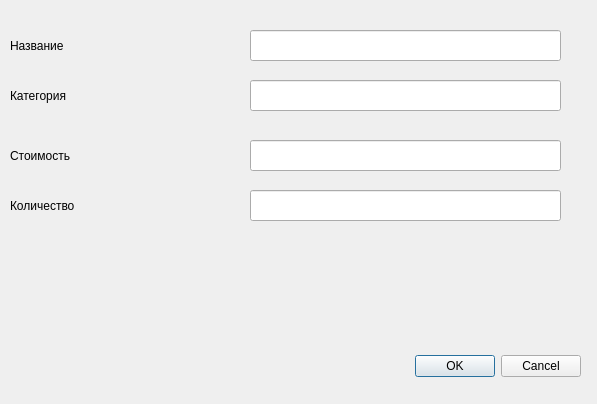
<?xml version="1.0" encoding="UTF-8"?>
<ui version="4.0">
 <class>Dialog</class>
 <widget class="QDialog" name="Dialog">
  <property name="geometry">
   <rect>
    <x>0</x>
    <y>0</y>
    <width>597</width>
    <height>404</height>
   </rect>
  </property>
  <property name="windowTitle">
   <string>Dialog</string>
  </property>
  <widget class="QDialogButtonBox" name="buttonBox">
   <property name="geometry">
    <rect>
     <x>240</x>
     <y>350</y>
     <width>341</width>
     <height>32</height>
    </rect>
   </property>
   <property name="orientation">
    <enum>Qt::Orientation::Horizontal</enum>
   </property>
   <property name="standardButtons">
    <set>QDialogButtonBox::StandardButton::Cancel|QDialogButtonBox::StandardButton::Ok</set>
   </property>
  </widget>
  <widget class="QLabel" name="label">
   <property name="geometry">
    <rect>
     <x>10</x>
     <y>30</y>
     <width>211</width>
     <height>31</height>
    </rect>
   </property>
   <property name="text">
    <string>Название</string>
   </property>
  </widget>
  <widget class="QLineEdit" name="name">
   <property name="geometry">
    <rect>
     <x>250</x>
     <y>30</y>
     <width>311</width>
     <height>31</height>
    </rect>
   </property>
   <property name="text">
    <string/>
   </property>
  </widget>
  <widget class="QLabel" name="label_2">
   <property name="geometry">
    <rect>
     <x>10</x>
     <y>80</y>
     <width>211</width>
     <height>31</height>
    </rect>
   </property>
   <property name="text">
    <string>Категория</string>
   </property>
  </widget>
  <widget class="QLineEdit" name="category">
   <property name="geometry">
    <rect>
     <x>250</x>
     <y>80</y>
     <width>311</width>
     <height>31</height>
    </rect>
   </property>
  </widget>
  <widget class="QLabel" name="label_3">
   <property name="geometry">
    <rect>
     <x>10</x>
     <y>140</y>
     <width>211</width>
     <height>31</height>
    </rect>
   </property>
   <property name="text">
    <string>Стоимость</string>
   </property>
  </widget>
  <widget class="QLineEdit" name="cost">
   <property name="geometry">
    <rect>
     <x>250</x>
     <y>140</y>
     <width>311</width>
     <height>31</height>
    </rect>
   </property>
  </widget>
  <widget class="QLabel" name="label_4">
   <property name="geometry">
    <rect>
     <x>10</x>
     <y>190</y>
     <width>211</width>
     <height>31</height>
    </rect>
   </property>
   <property name="text">
    <string>Количество</string>
   </property>
  </widget>
  <widget class="QLineEdit" name="amount">
   <property name="geometry">
    <rect>
     <x>250</x>
     <y>190</y>
     <width>311</width>
     <height>31</height>
    </rect>
   </property>
  </widget>
 </widget>
 <resources/>
 <connections>
  <connection>
   <sender>buttonBox</sender>
   <signal>accepted()</signal>
   <receiver>Dialog</receiver>
   <slot>accept()</slot>
   <hints>
    <hint type="sourcelabel">
     <x>248</x>
     <y>254</y>
    </hint>
    <hint type="destinationlabel">
     <x>157</x>
     <y>274</y>
    </hint>
   </hints>
  </connection>
  <connection>
   <sender>buttonBox</sender>
   <signal>rejected()</signal>
   <receiver>Dialog</receiver>
   <slot>reject()</slot>
   <hints>
    <hint type="sourcelabel">
     <x>316</x>
     <y>260</y>
    </hint>
    <hint type="destinationlabel">
     <x>286</x>
     <y>274</y>
    </hint>
   </hints>
  </connection>
 </connections>
</ui>
